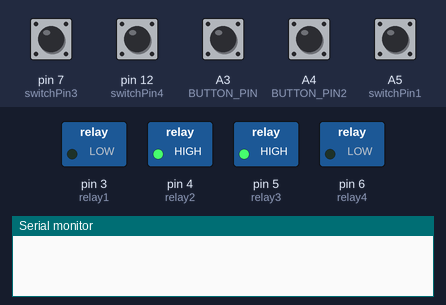
A sketch run on a simulated Arduino Uno, built with avr-gcc and run on an emulated ATmega328P. Shown: switched loads named in the sketch (green lamp = pin HIGH), the last lines printed to the serial monitor. Inputs (shaded band) come from the test bench; at power-on: A3 (BUTTON_PIN), A4 (BUTTON_PIN2), A5 (switchPin1), pin 7 (switchPin3), pin 12 (switchPin4) HIGH.

Above: at 1.2 s.
1.3 s: A3 (BUTTON_PIN) pulled LOW for 0.15 s
At 2.5 s:
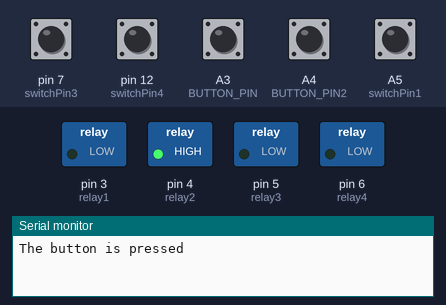
2.9 s: pin 7 (switchPin3) pulled LOW for 0.15 s
At 2.97 s:
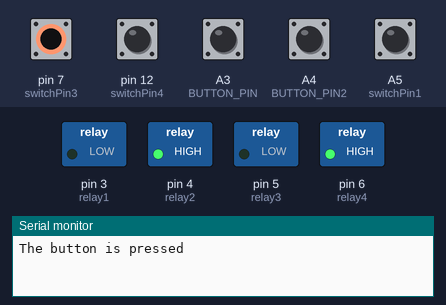
4.5 s: A4 (BUTTON_PIN2) pulled LOW for 0.15 s
At 4.9 s:
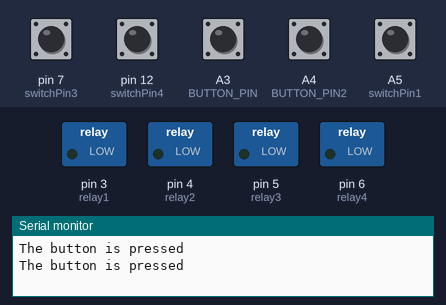
6.1 s: A5 (switchPin1) pulled LOW for 0.15 s
At 6.17 s:
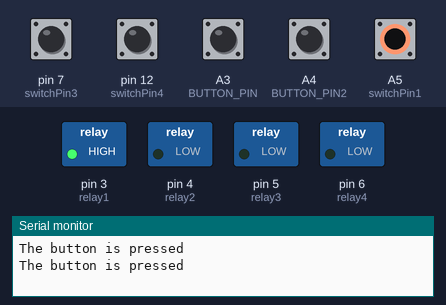
7.7 s: pin 7 (switchPin3) pulled LOW for 1 s
At 8.5 s:
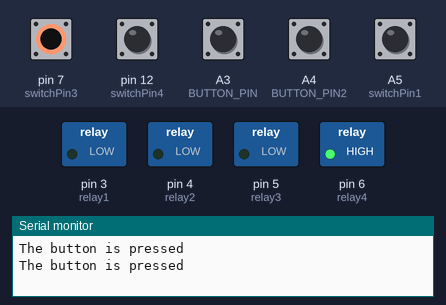
10.2 s: A3 (BUTTON_PIN) pulled LOW for 1 s
At 10.5 s:
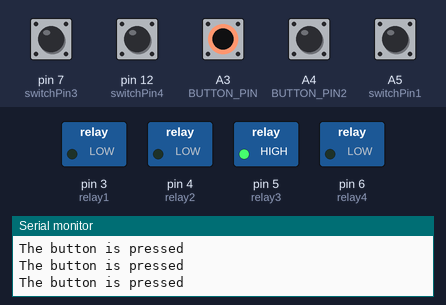
Timing chart, 0 to 13.2 s (numbered marks = the images above; inputs shaded):
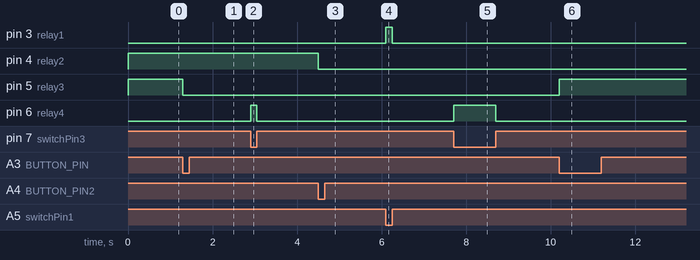

Measured:
- after the input at 1.3 s, pin 5 (relay3): HIGH → LOW at once
- after the input at 2.9 s, pin 6 (relay4): LOW → HIGH at once, → LOW 0.15 s later
- after the input at 4.5 s, pin 4 (relay2): HIGH → LOW at once
- after the input at 6.1 s, pin 3 (relay1): LOW → HIGH at once, → LOW 0.15 s later
- after the input at 7.7 s, pin 6 (relay4): LOW → HIGH at once, → LOW 1.0 s later
- after the input at 10.2 s, pin 5 (relay3): LOW → HIGH at once

The sketch:

relay_switch_box_rf_complete.ino
```cpp
#include <RCSwitch.h>

int relay1 = 3;
int relay2 = 4;
int relay3 = 5;
int relay4 = 6;

RCSwitch mySwitch = RCSwitch();

int BUTTON_PIN = A3;
int switchPin1 = A5;
int BUTTON_PIN2 = A4;
int switchPin3 = 7;
int switchPin4 = 12;

int relay2State = HIGH;   // the current state of relay
int relay4State = HIGH;   // the current state of relay
int lastButtonState;    // the previous state of button
int lastButton2State;    // the previous state of button
int currentButtonState; // the current state of button
int currentButton2State; // the current state of button

void setup(){
  Serial.begin(9600);
  mySwitch.enableReceive(0);  // Receiver is on interrupt pin "0" - This is pin 2 on the UNO
  pinMode(relay1, OUTPUT);
  pinMode(relay2, OUTPUT);
  pinMode(relay3, OUTPUT);
  pinMode(relay4, OUTPUT);

  pinMode(switchPin1, INPUT_PULLUP);
  pinMode(BUTTON_PIN, INPUT_PULLUP);
  pinMode(BUTTON_PIN2, INPUT_PULLUP);
  pinMode(switchPin3, INPUT_PULLUP);
  pinMode(switchPin4, INPUT_PULLUP);


  digitalWrite(relay1, HIGH);
  digitalWrite(relay2, HIGH);
  digitalWrite(relay3, HIGH);
  digitalWrite(relay4, HIGH);
}

void loop(){


  while(digitalRead(switchPin4) == HIGH){
    lastButtonState    = currentButtonState;      // save the last state
    currentButtonState = digitalRead(BUTTON_PIN); // read new state
    lastButton2State    = currentButton2State;      // save the last state
    currentButton2State = digitalRead(BUTTON_PIN2); // read new state

    if (digitalRead(switchPin1) == HIGH){
        digitalWrite(relay1, LOW);
  }
    if (digitalRead(switchPin1) == LOW ){
        digitalWrite(relay1, HIGH);
  }
  if (digitalRead(switchPin3) == HIGH){
        digitalWrite(relay4, LOW);
  }
    if (digitalRead(switchPin3) == LOW){
        digitalWrite(relay4, HIGH);
  }
    if(lastButtonState == HIGH && currentButtonState == LOW) {
    Serial.println("The button is pressed");

    // toggle state of relay
    relay2State = !relay2State;

    // control relay arccoding to the toggled state
    digitalWrite(relay3, relay2State);
  }
  if(lastButton2State == HIGH && currentButton2State == LOW) {
    Serial.println("The button is pressed");

    // toggle state of relay
    relay4State = !relay4State;

    // control relay arccoding to the toggled state
    digitalWrite(relay2, relay4State);
  }

   }


while(digitalRead(switchPin4) == LOW){
  if (mySwitch.available()) // When a code is received...
{   int value = mySwitch.getReceivedValue(); // Received data is stored under the "value" variable.
if (value == 0) // If the received data is "0", "Unknown code" is displayed.
{
Serial.println("Unbekannter Code");
}
else // If the received code is usable, it is sent to the Serial Monitor here.
  {
  Serial.print("Processing: ");
  Serial.println( value );

  if (value == 5678) //Processing: If the Arduino receives the number "5678", then..
    { // Open the program section of the IF command .
    digitalWrite(relay1, LOW);
    delay (500);
    } //Close the program section of the IF command.
  if (value == 5679);
    {
    digitalWrite(relay1, HIGH);
    delay (500);
    }
  }
  if (value == 5680);
    {
    digitalWrite(relay2, LOW);
    delay (500);
    }
  if (value == 5681)
    {
    digitalWrite(relay2, HIGH);
    delay (500);
    }
  if (value == 5682)
    {
    digitalWrite(relay3, LOW);
    delay (500);
    }
  if (value == 5683)
    {
    digitalWrite(relay3, HIGH);
    delay (500);
    }
  if (value == 5684)
    {
    digitalWrite(relay4, LOW);
    delay (500);
    }
  if (value == 5685)
    {
    digitalWrite(relay4, HIGH);
    delay (500);
    }
  }

mySwitch.resetAvailable(); // "Resete" of the reciever.
}
}
```
